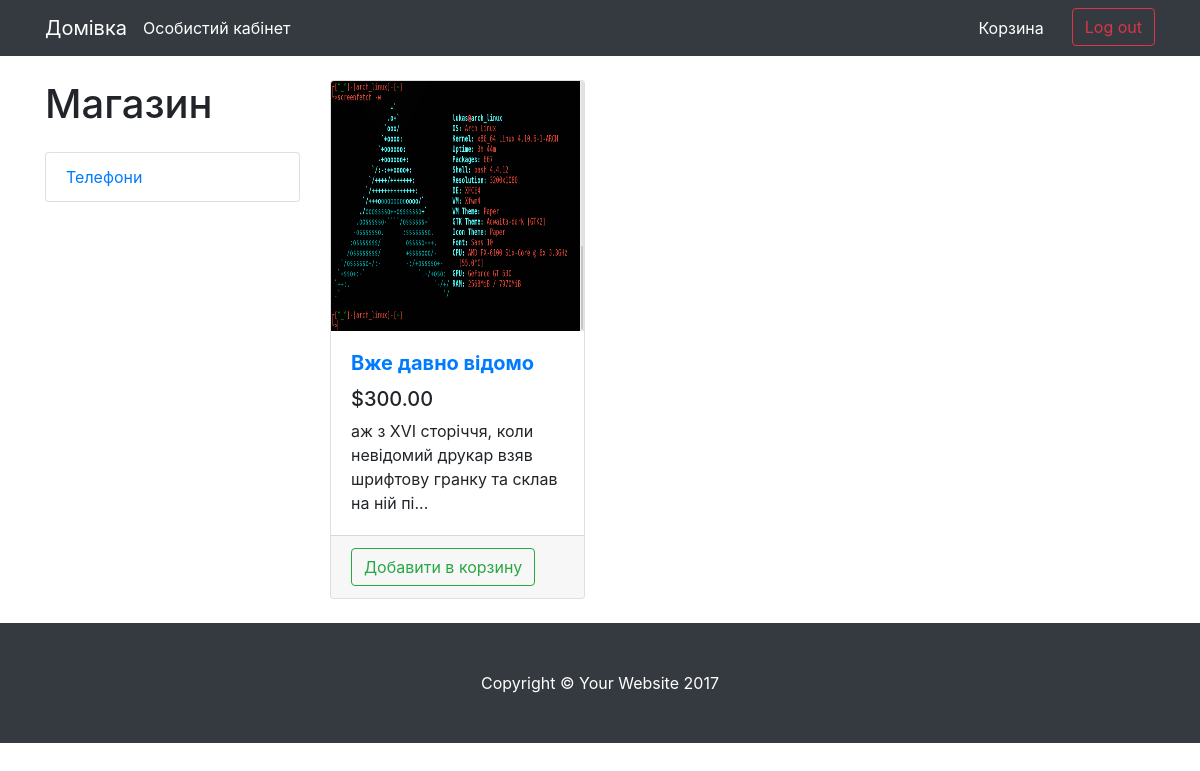
The app's page / (signed in) with its own data.
### app/models.py (models this page shows, shortened)
class Category(models.Model):
    name = models.CharField(verbose_name='Категорія', max_length=200)
    slug = models.SlugField(verbose_name='Slug', blank=True)
    class Meta:
        verbose_name = 'Категорія'
        verbose_name_plural = 'Категорії'

class Product(models.Model):
    category = models.ForeignKey(Category, on_delete=models.CASCADE, verbose_name='Категорія')
    title = models.CharField(max_length=200, verbose_name='Заголовок')
    description = models.TextField(verbose_name='Опис')
    image = models.ImageField(upload_to='products/images', verbose_name='Зображення')
    images = models.ManyToManyField(ProductImages, verbose_name='Інші зображення', blank=True)
    video = models.FileField(upload_to='products/video', verbose_name='Відео', blank=True)
    price = models.DecimalField(max_digits=9, decimal_places=2, verbose_name='Ціна')
    available = models.BooleanField(default=True, verbose_name='В наявності')
    in_cart = False
    objects = ProductManager()
    class Meta:
        verbose_name = 'Продукт'
        verbose_name_plural = 'Продукти'

### app/views.py (the view)
# urls.py: re_path(r'^$', views.base_view, name='home'),
def base_view(request):
    cart = get_cart(request)
    return render(request, 'base/base.html', {
        'products': Product.objects.all_filter_in_cart(cart.items.all())
    })

### app/context_processors.py (called while the page is built)
def cart_categories(request):
    cart = get_cart(request)
    return {
        'cart': cart,
        'categories': Category.objects.all()
    }

### app/models.py (called while the page is built)
    def all_filter_in_cart(self, cart_items, *args, **kwargs):
        data_list = super(ProductManager, self).get_queryset().filter(available=True)
        products_in_cart = [item.product for item in cart_items]
        for product in data_list:
            if product in products_in_cart:
                product.in_cart = True
        return data_list

### app/views.py (called while the page is built)
def get_cart(request):
    try:
        cart_id = request.session['cart_id']
        cart = Cart.objects.get(id=int(cart_id))
        request.session['count'] = cart.items.count()
        return cart
    except:
        cart = Cart()
        cart.save()
        request.session['cart_id'] = cart.id
        cart = Cart.objects.get(id=cart.id)
        return cart

### templates/base/base.html (shortened to what this page needs)
{% load staticfiles %}
<!DOCTYPE html>
<html lang="en">
  <head>
    <link rel="stylesheet" href="https://stackpath.bootstrapcdn.com/bootstrap/4.1.3/css/bootstrap.min.css">
      <link rel="stylesheet" href="{% static 'app/css/shop-homepage.css' %}">
        <link rel="stylesheet" href="{% static 'app/css/lightbox.min.css' %}">
  </head>
  <body>
    <nav class="navbar navbar-expand-lg navbar-dark bg-dark fixed-top">
      <div class="container">
        <a class="navbar-brand" href="{% url 'home' %}">Домівка</a>
      {% if request.user.is_authenticated %}
        <a style="font-size: 16px;" class="navbar-brand" href="{% url 'account' %}">Особистий кабінет</a>
      {% endif %}
        <div class="collapse navbar-collapse" id="navbarResponsive">
          <ul class="navbar-nav ml-auto">
          {% if request.user.is_authenticated %}
              <li class="nav-item active">
              <a class="nav-link" href="{% url 'cart' %}">Корзина
              </a>
            </li>
              <li class="nav-item active" style="margin-left: 20px;">
                  <a href="{% url 'logout' %}">
                      <button type="button" class="btn  btn-outline-danger">Log out</button>
                  </a>
              </li>
          {% endif %}
          </ul>
        </div>
      </div>
    </nav>
    <div class="container">
        {% block content %}
      <div class="row">
        <div class="col-lg-3">
          <h1 class="my-4">Магазин</h1>
          <div class="list-group">
              {% for category in categories %}
                  <a href="{% url 'category_detail' category_slug=category.slug %}" class="list-group-item">{{ category.name }}</a>
              {% endfor %}
          </div>
        </div>
        <div class="col-lg-9">
          <br>
          <div class="row">
            {% for product in products %}
                <div class="col-lg-4 col-md-6 mb-4">
                  <div class="card h-100">
                    <a href="{% url 'product_detail' product_id=product.id %}"><img class="card-img-top" src="{{ product.image.url }}" alt="" style="width: 100%; height: 250px;"></a>
                    <div class="card-body">
                      <h5 class="card-title">
                          <strong>
                            <a href="{% url 'product_detail' product_id=product.id %}">{{ product.title }}</a>
                          </strong>
                      </h5>
                      <h5>${{ product.price }}</h5>
                      <p class="card-text">{{ product.description|slice:"0:80" }}...</p>
                    </div>
                  {% if request.user.is_authenticated%}
                    {% if not product.in_cart %}
                        <div class="card-footer">
                            <a href="{% url 'add_to_cart' id=product.id %}"><button class="btn btn-outline-success">Добавити в корзину</button></a>
                        </div>
                      {% else %}
                      <div class="card-footer">
                            <a href="{% url 'cart' %}"><button class="btn btn-danger">Перейти в корзину</button></a>
                        </div>
                    {% endif %}
                  {% endif %}
                  </div>
                </div>
            {% endfor %}
          </div>
        </div>
      </div>
    {% endblock %}
    </div>
    <footer class="py-5 bg-dark">
      <div class="container">
        <p class="m-0 text-center text-white">Copyright &copy; Your Website 2017</p>
      </div>
    </footer>
  </body>
</html>

### static/app/css/shop-homepage.css (style rules this page uses)
body { padding-top: 54px; }
@media (min-width: 992px) { body { padding-top: 56px; } }

### records on screen
Category: name "Телефони"
Product: image (picture), title "Вже давно відомо", price "300.00", description "аж з XVI сторіччя, коли невідомий друкар взяв шрифтову гранку та склав на ній пі", shows "Добавити в корзину"
